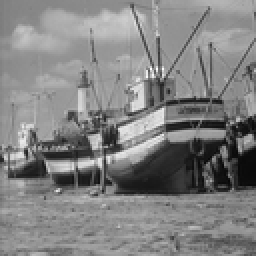
%> input picture new_QDMv2.0/05.boat.bmp, 128 x 128 px, shrunk from 512 x 512 before the run (shown 2 times larger)
$ octave main_version2_grey_test_watermark_length.m   (GNU Octave 9; MATLAB toolbox functions it lacks are replaced by stand-ins)
%> lines starting %> are read from the running program, lines starting %| are printed output that depends on the picture; in (x1, y1, x2, y2) boxes, pixels count from 0 and x2, y2 are one past the last pixel; in counts of white or black regions, pixels touching at a corner belong together; the program's own positions count from 1
### new_QDMv2.0/func_version2_grey_watermark_length.m
function [peak_snr_wn] = func_version2_grey_watermark_length(img_name,L)
%> called with img_name = '05.boat.bmp', L = 10
    tic;
    order = 31;
    T_multiply = 1000;
    sigma_E = 10^5;
    T = 3000;
    R = 3;
%     L = 30; % 水印长度
    Delta = 20;

    T1 = floor(T/2);
%     T2 = T-T1;

%     img_name = "Peppers.bmp";
    img = imread(img_name);
%> img is the input picture: size 128x128 uint8; min 7, max 255, mean 129.7
    % 若是彩色图像则转为灰度图像
    if length(size(img)) == 3
        img = rgb2gray(img);
    end
    % uint8->double
    img = double(img);
%> img: size 128x128 double
    % 展示图像
    figure;imshow(uint8(img));

    %zernike正变换，得到Anm, Vnm
    [V,PQ]=zernike_V(img, order);
%> in zernike_V, `mask(inside) = ones(size(inside));`:
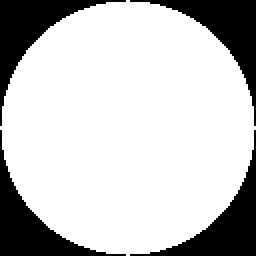
%> mask: size 128x128 double (shown 2 times larger); values 0 (black) and 1 (white), 77.3% white; 4 black regions, box (x1, y1, x2, y2) and area: (0, 0, 63, 63) 931, (65, 0, 128, 63) 931, (0, 65, 63, 128) 931, (65, 65, 128, 128) 931
%> after the loop in zernike_V, `for k=1:length(PQ)`:
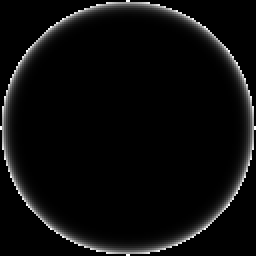
%> R: size 128x128 double (shown 2 times larger); min 0, max 1, mean 0.0464; drawn with min black and max white
%> after the loop in zernike_V, `for k=1:length(PQ)`:
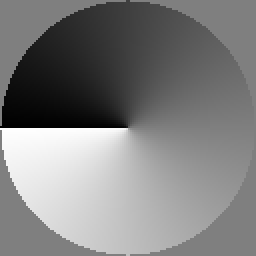
%> phase: size 128x128 double (shown 2 times larger); min -97.15, max 97.15, mean 0; drawn with min black and max white
%> PQ = 528 rows, first 12: [0 0; 1 -1; 1 1; 2 -2; 2 0; 2 2; 3 -3; 3 -1; 3 1; 3 3; 4 -4; 4 -2]
    [A]=zernike_A(img, V, PQ);
%> the loop in zernike_A, `for k=1:length(PQ)` made 528 passes
%> n on passes 1 to 3: 0, 1, 1
    img_size = size(img);        %图像大小
%> img_size = [128 128]

    % 选取低阶zernike系数嵌入水印
    in = find(PQ(:,1)<25 & PQ(:,2)>0 & mod(PQ(:,2),4)~=0);
%> in = 120 values from 3 to 324
    if length(in) < L
        fprintf("wrong:length(in) < water_length\n");
    end

    % 标记高阶和低阶系数的下标
    flag = zeros(1,length(PQ));   % flag: 1×len(PQ)
    flag(in(1:L)) = 1;

    % 计算除去order内像素的图像
    img_else = img;
    for k = 1:L
        A_enc_complex=A(in(k));
        Ain=find(abs(A)==abs(A_enc_complex));
        img_else=img_else-(A(in(k))*V(:,:,in(k))+conj(A(in(k)))*V(:,:,Ain(1)));
    end
%> this loop made 10 passes
%> Ain on passes 1 to 10: [2 3], [4 6], [8 9], [7 10], [12 14], [18 19], [17 20], [16 21], [24 26], [22 28]
%> pass 1, in func_version2_grey_watermark_length, `img_else=img_else-(A(in(k))*V(:,:,in(k))+conj(A(in(k)))*V(:,:,Ain(1)));`:
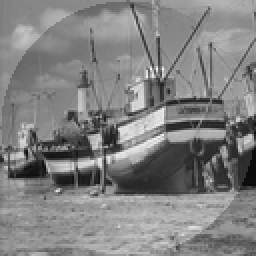
%> img_else: size 128x128 double (shown 2 times larger); min 9, max 248.4, mean 129.7
%> after the loop:
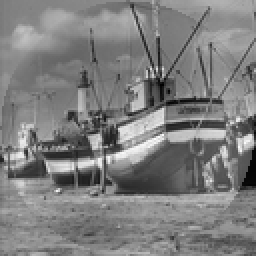
%> img_else: size 128x128 double (shown 2 times larger); min 4.26, max 256.4, mean 129.7; drawn with min black and max white

    A_enc_abs = abs(T_multiply*A/A(1));
%> A_enc_abs = 528 values, max 1000 at index 1, min 1.56 at index 509, mean 39.34

    delta = zeros(L,1);
    % delta = round(Delta*rand(L,1)) - Delta/2;
    embed_q = water_quantizer_e(A_enc_abs,flag,delta,Delta);
%> in water_quantizer_e, `M = length(flag);`: M = 528
%> in water_quantizer_e, `L = sum(flag);`: L = 10
%> after the loop in water_quantizer_e, `for i = 1:M`: embed_q = 528 values, max 150 at index 3, min 0 at index 1, mean 1.63
    embed_q = symmetri(embed_q,PQ,flag);
%> in symmetri, `N = length(flag);`: N = 528
%> the loop in symmetri, `for i = 1:N` made 528 passes
%> (n, m) on passes 3, 6, 9, 10, 14, 19, 20, 21, 26, 28: (1, 1), (2, 2), (3, 1), (3, 3), (4, 2), (5, 1), (5, 3), (5, 5), (6, 2), (6, 6)
%> after the loop in symmetri, `for i = 1:N`: index = 528 logical values, 1 true; w_v = 528 values, max 150 at index 2, min 0 at index 1, mean 3.26
%> embed_q has the same summary as w_v in symmetri

    quan_img = img_else;
    M = length(PQ);
%> M = 528
    for i = 1:M
        quan_img = quan_img + embed_q(i)/A_enc_abs(i)*A(i)*V(:,:,i);
    end

    b_k = randi([0,1],L,1);
    t_img = quan_img;
    for k = 1:L
        A_enc_complex=A(in(k));
        Ain=find(abs(A)==abs(A_enc_complex));
        t_img=t_img+Delta/4*(b_k(k)*2-1)/A_enc_abs(in(k))*(A(in(k))*V(:,:,in(k))+conj(A(in(k)))*V(:,:,Ain(1)));
    end

    % 生成加密查找表
    ELUT = ELUT_Gen(sigma_E,T);
    G_zero = 1;
    % G
    while isempty(G_zero) == 0
        %G：T×L
        G = zeros(T,L);
        for i=T1+1:T
            j=randi([1,L]);
            G(i,j)=1;
        end
        sum_G =sum(G);
        G_zero = find(sum_G<R);
    end

    % 生成密钥
    [sk_a,sk_w] = Sk_Gen(G,PQ,flag,T,R);
%> the loop in Sk_Gen, `for i = 1:M` made 528 passes
%> Ain on passes 1 to 12: 1, 3, 2, 6, 5, 4, 10, 9, 8, 7, 15, 14
%> after the loop in Sk_Gen, `for i = 1:M`: ind = 152 values, max 152 at index 77, min 1 at index 10, mean 76.5; sk_a = 1584 values, max 2983 at index 52, min 1 at index 1246, mean 813.3; sk_w = 30 values, max 2983 at index 16, min 1594 at index 22, mean 2243.4; source = 152 values from 1501 to 2998

    % 图像加密
    M = length(PQ);

    c_img = quan_img;
    pad_e =zeros(M,1);
    for i = 1:M
        for j = 1:R
            pad_e(i) = pad_e(i) + ELUT(sk_a((i-1)*R+j));
        end
        c_img = c_img + pad_e(i)/A_enc_abs(i)*A(i)*V(:,:,i);
    end
%> after the loop, pad_e = 528 values, max 478890 at index 386, min -535239 at index 235, mean 13513.3

    xstep = 2/(img_size(1)-1);
%> xstep = 0.0157
    ystep = 2/(img_size(2)-1);
%> ystep = 0.0157
    [x,y] = meshgrid(-1:xstep:1,-1:ystep:1);
    circle1 = sqrt(x.^2+y.^2);
    inside = find(circle1<1.0001);
%> inside = 12660 values from 64 to 16321
    outside = find(circle1>=1.0001);
%> outside = 3724 values from 1 to 16384
    outside_len = length(outside);
%> outside_len = 3724
    % 内切圆外像素加密（流密码加密）
    key = rng;
    text = randi([0,255],outside_len,1);
    % cipher = zeros(outside_len,1);
    cipher = c_img;
    for i = 1:outside_len
        cipher(outside(i)) = bitxor(cipher(outside(i)),text(i));
    end

    cipher1 = uint8(mod(round(real(cipher)),256));
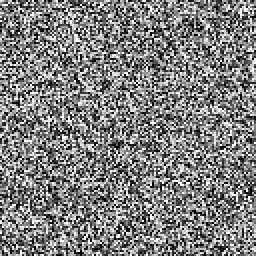
%> cipher1: size 128x128 uint8 (shown 2 times larger); min 0, max 255, mean 127.5
%     cipher1 = round(real(cipher));
    figure;imshow(cipher1);

    time1 = toc;
    fprintf("所有者端运行时间：%.4f\n",time1);


    tic;
    % 设置要嵌入的水印信息
    b_k = randi([0,1],L,1);
    m_k = 2*b_k-1;
    W =  floor(Delta/4) * (m_k);
    % 生成水印查找表
    WLUT = floor(Delta/(4*R)) * G * (m_k);
    % 生成解密查找表
    DLUT = -ELUT + WLUT;

    % 图像解密
    % w_img = cipher1;
    w_img = cipher;
    pad_d = zeros(M,1);
    for i = 1:M
        for j = 1:R
            pad_d(i) = pad_d(i) + DLUT(sk_a((i-1)*R+j));
        end
        w_img = w_img + pad_d(i)*A(i)/A_enc_abs(i)*V(:,:,i);
    end
%> after the loop, pad_d = 528 values, max 535239 at index 235, min -478890 at index 386, mean -13513.4

    % 内切圆外像素解密（流密码解密）
    rng(key);
    text2 = randi([0,255],outside_len,1);
    decryption = w_img;
    for i = 1:outside_len
        decryption(outside(i)) = bitxor(decryption(outside(i)),text2(i));
    end

    Img_w = uint8(mod(round(real(decryption)),256));
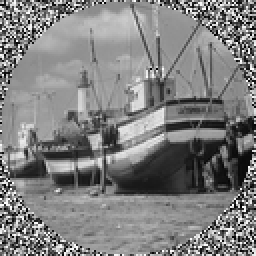
%> Img_w: size 128x128 uint8 (shown 2 times larger); min 0, max 255, mean 127.1
    figure;imshow(Img_w);

    % 滤波
    Img_w = filter_img(Img_w);
    % filtered_image = Img_w;

    figure;imshow(Img_w);
    % peak_snr_wn = psnr(Img_w, uint8(img));
    peak_snr_wn = psnr(Img_w, uint8(img));
    time2 = toc;
    fprintf("用户端运行时间：%.4f\n",time2);

    % ------------------------------------------------- %
    % 提取水印信息
    % ------------------------------------------------- %
    img_w = double(Img_w);

    % Bm1 = Bm_Gen(L,T,R,sk_w);
    Bm = Bm_Gen1(L,T,R,sk_a,flag);
    [w_A] = zernike_A(img_w, V, PQ);
    w_A_abs = abs(T_multiply*w_A/w_A(1));
    [arbitration] = detection_my2(Bm,G,w_A_abs,b_k,Delta,delta,flag);
    %[arbitration] = detection_my1(Bm,G,w_A_abs,b_k,Delta,delta,flag);
    if arbitration == 1
        disp("图像水印提取成功")
    else
        disp("图像水印提取失败")
    end
end

### new_QDMv2.0/zernike_orderlist.m
% **********************************************************************
% PQ=zernike_orderlist(ORDER)
% PQ=zernike_orderlist(ORDER, WITHNEG)
%
% Create the moment indices (oder p and repetition) satisfying the
% necessary criteria (p-|q|=even, |q|<p) up to order p=ORDER.
%
% If WITHNEG is 1, then the basis functions with negative repetition are
% included.
%
% PQ is a matrix with 2 columns (p and q).
%
% Christian Wolf, http://liris.chrs.fr/christian.wolf
%
% Permission is granted for anyone to copy, use, modify, or distribute this
% program and accompanying programs and documents for any purpose, provided
% this copyright notice is retained and prominently displayed, along with
% a note saying that the original programs are available from my web page.
%
% The programs and documents are distributed without any warranty, express
% or implied.  As the programs were written for research purposes only, they
% have not been tested to the degree that would be advisable in any
% important application.
% All use of these programs is entirely at the user's own risk.
%
% **********************************************************************

% **********************************************************************
% Change log:
% 21.12.2009 cw: -Begin
% **********************************************************************

function PQ=zernike_orderlist(ORDER, WITHNEG)

    if nargin<2     %判断函数输入的变量个数，如果小于2，说明WITHNEG没有输入，就置零
        WITHNEG=0;
        fprintf('WITHENG')
    end

    PQ=[];
    if WITHNEG
        for p=0:ORDER
            for q=-p:p
                if mod(abs(p-abs(q)),2)==0
                    PQ = [ PQ ; p q ];
                end
            end
        end
    else
        for p=0:ORDER
            for q=0:p
                if mod(abs(p-q),2)==0
                    PQ = [ PQ ; p q ];
                end
            end
        end
    end

### new_QDMv2.0/zernike_V.m
function [V,PQ]=zernike_V(img, Order)
PQ = zernike_orderlist(Order,1);    %求出阶数n以及满足对应关系的m
img = double(img);
img_size = size(img);       %图像大小
xstep = 2/(img_size(1)-1);  %x方向上步长
ystep = 2/(img_size(2)-1);  %y方向上步长
[x,y] = meshgrid(-1:xstep:1,-1:ystep:1);%以图像中心为原点，每个坐标到图像中心的距离，（规划到单位圆以内）
circle1 = sqrt(x.^2 + y.^2);      %每个坐标到图像中心的距离，（规划到单位圆以内）
inside = find(circle1<=1.0001);    %inside是一个列向量，代表该图像中位于单位圆内的点
mask = zeros(img_size);      %创建全零的mask矩阵，用来存放该图像中位于单位圆内的点
mask(inside) = ones(size(inside));  %单位圆内的坐标标记为1，否则标记为0
Z=zeros(img_size);
Z(inside)=x(inside)+1i*y(inside);
p=abs(Z);
theta=angle(Z);

V=zeros(img_size(1),img_size(2),length(PQ));
%按照公式推导，先求R，再求V，最后求A
for k=1:length(PQ)
    n=PQ(k,1);
    m=PQ(k,2);
    a=(n-abs(m))/2;b=(n+abs(m))/2;
    R=zeros(img_size);
    for s=0:a
        num=power(-1,s).*factorial(n-s)*(p.^(n-2*s));
        den=factorial(s)*factorial(b-s)*factorial(a-s);
        R=R+(num/den);
    end
    phase=m*theta;
    R(mask==0)=0;
    phase(mask==0)=0;
    V(:,:,k)=(R.*exp(1i*phase));
end

### new_QDMv2.0/zernike_A.m
function [A]=zernike_A(img, V, PQ)
img = double(img);
img_size = size(img);       %图像大小
xstep = 2/(img_size(1)-1);  %x方向上步长
ystep = 2/(img_size(2)-1);  %y方向上步长
%按照公式推导，先求R，再求V，最后求A
A=zeros(1,length(PQ));
for k=1:length(PQ)
 n=PQ(k,1);
 A(k)=((n+1)/pi*sum(sum(xstep*ystep*img.*conj(V(:,:,k)))));  %conj计算复数共扼值
end


### new_QDMv2.0/water_quantizer_e.m
function [embed_q] = water_quantizer_e(A_enc_abs,flag,delta,Delta)
    M = length(flag);
    embed_q = zeros(M,1);
    L = sum(flag);
    k = 1;
    for i = 1:M
        embed_q(i) = A_enc_abs(i)*flag(i);
        if flag(i) == 1
            embed_q(i) = floor((embed_q(i)+delta(k))/Delta)*Delta+Delta/2-delta(k);
            k = k+1;
        end
    end
    if k ~= L+1
        fprintf("WRONG");
    end
end

### new_QDMv2.0/symmetri.m
function [w_v] = symmetri(w_v,PQ,flag)
    N = length(flag);
    for i = 1:N
        if flag(i) == 1
            n = PQ(i,1);
            m = PQ(i,2);
            index = PQ(:,1)==n & PQ(:,2)==-m;
            w_v(index) = conj(w_v(i));
        end
    end
end

### new_QDMv2.0/Sk_Gen.m
function [sk_a,sk_w] = Sk_Gen(G,PQ,flag,T,R)
    M = length(flag);
    L = sum(flag);
    sk_a = zeros(M*R,1);
    sk_w = zeros(L*R,1);
    T1 = floor(T/2);
    h = 1;
    k = 1;
    for i = 1:M

        if flag(i) == 1
            source = find(G(:,h)==1);
            ind = randperm(length(source));
            for j = 1:R
                sk_a((i-1)*R+j) = source(ind(j));
%                 sk_a((Ain-1)*R+j) = source(ind(j));
                sk_w((k-1)*R+j) = source(ind(j));
            end
            if k < L
                k = k + 1;
                if h < L
                    h = h + 1;
                else
                    h = ceil(rand()*L);
                    fprintf("jkjfskjfskg\n");
                end
            end
        else
            sk_a((i-1)*R+1:i*R) = randperm(T1,R);

        end
        Ain = find(PQ(:,1)==PQ(i,1)&PQ(:,2)==(-PQ(i,2)));
        for j = 1:R
            sk_a((Ain-1)*R+j) = sk_a((i-1)*R+j);
        end
%         fprintf("Ain:%d n:%d m:%d -m:%d sk_a:%d\n",Ain,PQ(i,1),PQ(i,2),-PQ(i,2),sk_a((i-1)*R+1)+sk_a((i-1)*R+2)+sk_a((i-1)*R+3));
    end
end

### new_QDMv2.0/filter_img.m
function [result_img] = filter_img(img)

% 获取图像的尺寸
[rows, columns] = size(img);
%> rows = 128; columns = 128

% 创建一个副本来存储结果
result_img = img;

% 遍历每个像素点，从第2列开始，因为第1列没有左侧像素点
for row = 1:rows
    for col = 2:columns
        % 计算当前像素与左侧像素的差值
        diff = double(result_img(row, col)) - double(result_img(row, col - 1));

        % 根据差值调整当前像素值
        if diff > 240
            result_img(row, col) = 0;
        elseif diff < -240
            result_img(row, col) = 255;
        end
    end
end
%> result_img: size 128x128 uint8; 0.07% of pixels changed, all inside (x1, y1, x2, y2) = (32, 4, 125, 128)
%> in func_version2_grey_watermark_length, `peak_snr_wn = psnr(Img_w, uint8(img));`: peak_snr_wn = 16.55

end

### new_QDMv2.0/Bm_Gen1.m
function [Bm] = Bm_Gen1(L,T,R,sk_a, flag)
%> called with L = 10, T = 3000, R = 3
    Bm = zeros(L,T);
    M = length(flag);
    k = 1;
    for i = 1:M
        if flag(i)==1
            for j = 1:R
                Bm(k,sk_a((i-1)*R+j)) = 1;
            end
            k = k + 1;
        end
    end
%> the loop in zernike_A (call 2), `for k=1:length(PQ)` made 528 passes
%> in func_version2_grey_watermark_length, `w_A_abs = abs(T_multiply*w_A/w_A(1));`: w_A_abs = 528 values, max 1000 at index 1, min 0.791 at index 509, mean 39.33
    if k == L+1
        fprintf("correct!\n");
    else
        fprintf("incorrect!k=%d\n",k);
    end
    Bm = sparse(Bm);
 end

### new_QDMv2.0/detection_my2.m
function [arbitration, BER] = detection_my2(Bm,G,w_vec,b_k,Delta,delta,flag)
%> called with b_k = [1; 0; 0; 0; 0; 1; 0; 0; 1; 0], Delta = 20, delta = [0; 0; 0; 0; 0; 0; 0; 0; 0; 0]
    M = length(flag);
    L = sum(flag);
    wp = zeros(L,1);
    k = 1;
    for i = 1:M
        if flag(i) == 1
            wp(k) = w_vec(i);
            k = k + 1;
        end
    end
%> after the loop, wp = [153; 126.7; 106.3; 107; 46.39; 72.53; 67.36; 67.06; 53.09; 47.07]
    wp_q = floor((wp+delta)/Delta)*Delta-delta;
%> wp_q = [140; 120; 100; 100; 40; 60; 60; 60; 40; 40]
       e = wp - wp_q;
%> e = [12.99; 6.73; 6.34; 6.99; 6.39; 12.53; 7.36; 7.06; 13.09; 7.07]
    b_arb = zeros(length(b_k),1);
    for i = 1:length(b_k)
        if e(i)>=Delta/2
            b_arb(i) = 1;
        elseif e(i)<Delta/2
            b_arb(i) = 0;
        end
    end
%> after the loop, b_arb = [1; 0; 0; 0; 0; 1; 0; 0; 1; 0]

% [6 lines of commented-out code are left out]

    s = 0;
    for i = 1:length(b_k)
        if b_arb(i) == b_k(i)
            s = s + 1;
        end
    end
%> after the loop, s = 10

    BER = (1-s/length(b_k))*100;
%> BER = 0
%     fprintf("BER: %.1f%%\n",(BER)*100);

    if s == length(b_k)
        arbitration = 1;
    else
        arbitration = 0;
    end
end

### new_QDMv2.0/ELUT_Gen.m
function [ ELUT ] = ELUT_Gen( sigma_E, T )


%mu_E = round(sigma_E * rand(T, 1) + sigma_E);
ELUT = round(sigma_E .* randn(T, 1));

end

### new_QDMv2.0/main_version2_grey_test_watermark_length.m
clc;
clear;
img_name = "05.boat.bmp";
Delta = 18;
L = 10;
for i = 1:3
%     tic;
    img_psnr = func_version2_grey_watermark_length(img_name,L);
%> in func_version2_grey_watermark_length, `[arbitration] = detection_my2(Bm,G,w_A_abs,b_k,Delta,delta,flag);`: arbitration = 1
%> img_psnr = 16.55
%     time = toc;
%     fprintf("Delta: %d, psnr: %.4d, time: %d\n",Delta,img_psnr,time);
    fprintf("watermark_length: %d, psnr: %.4f\n",L,img_psnr);
%| watermark_length: 10, psnr: 16.5529
    L = L + 10;
end
